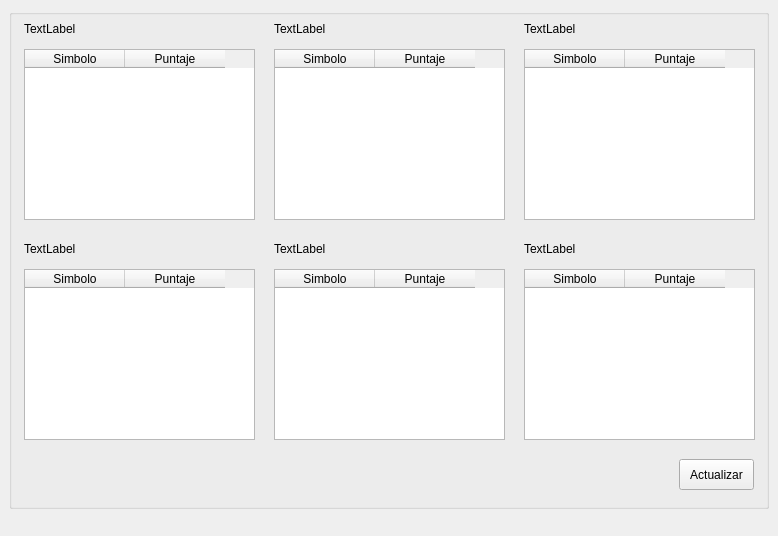
<?xml version="1.0" encoding="UTF-8"?>
<ui version="4.0">
 <class>MainWindow</class>
 <widget class="QMainWindow" name="MainWindow">
  <property name="geometry">
   <rect>
    <x>0</x>
    <y>0</y>
    <width>778</width>
    <height>536</height>
   </rect>
  </property>
  <property name="maximumSize">
   <size>
    <width>778</width>
    <height>536</height>
   </size>
  </property>
  <property name="windowTitle">
   <string>Hidalgo Trading Tool - Rankings</string>
  </property>
  <property name="windowIcon">
   <iconset>
    <normaloff>icono.ico</normaloff>icono.ico</iconset>
  </property>
  <widget class="QWidget" name="centralwidget">
   <layout class="QGridLayout" name="gridLayout_2">
    <item row="0" column="0">
     <widget class="QScrollArea" name="mainScrollArea">
      <property name="sizePolicy">
       <sizepolicy hsizetype="Expanding" vsizetype="Expanding">
        <horstretch>0</horstretch>
        <verstretch>0</verstretch>
       </sizepolicy>
      </property>
      <property name="minimumSize">
       <size>
        <width>0</width>
        <height>0</height>
       </size>
      </property>
      <property name="maximumSize">
       <size>
        <width>16777215</width>
        <height>16777215</height>
       </size>
      </property>
      <property name="frameShape">
       <enum>QFrame::NoFrame</enum>
      </property>
      <property name="lineWidth">
       <number>0</number>
      </property>
      <property name="widgetResizable">
       <bool>true</bool>
      </property>
      <property name="alignment">
       <set>Qt::AlignLeading|Qt::AlignLeft|Qt::AlignTop</set>
      </property>
      <widget class="QWidget" name="scrollAreaWidgetContents">
       <property name="geometry">
        <rect>
         <x>0</x>
         <y>0</y>
         <width>760</width>
         <height>500</height>
        </rect>
       </property>
       <property name="sizePolicy">
        <sizepolicy hsizetype="Fixed" vsizetype="Fixed">
         <horstretch>0</horstretch>
         <verstretch>0</verstretch>
        </sizepolicy>
       </property>
       <layout class="QGridLayout" name="gridLayout">
        <property name="leftMargin">
         <number>0</number>
        </property>
        <property name="topMargin">
         <number>0</number>
        </property>
        <property name="rightMargin">
         <number>0</number>
        </property>
        <property name="bottomMargin">
         <number>0</number>
        </property>
        <property name="spacing">
         <number>0</number>
        </property>
        <item row="0" column="0">
         <widget class="QGroupBox" name="mainGroupBox">
          <property name="enabled">
           <bool>true</bool>
          </property>
          <property name="sizePolicy">
           <sizepolicy hsizetype="Fixed" vsizetype="Fixed">
            <horstretch>0</horstretch>
            <verstretch>0</verstretch>
           </sizepolicy>
          </property>
          <property name="minimumSize">
           <size>
            <width>760</width>
            <height>500</height>
           </size>
          </property>
          <property name="maximumSize">
           <size>
            <width>760</width>
            <height>500</height>
           </size>
          </property>
          <property name="styleSheet">
           <string notr="true"/>
          </property>
          <property name="title">
           <string/>
          </property>
          <property name="alignment">
           <set>Qt::AlignLeading|Qt::AlignLeft|Qt::AlignTop</set>
          </property>
          <property name="flat">
           <bool>false</bool>
          </property>
          <property name="checkable">
           <bool>false</bool>
          </property>
          <widget class="QTableWidget" name="tbw_criterio1">
           <property name="geometry">
            <rect>
             <x>15</x>
             <y>40</y>
             <width>231</width>
             <height>171</height>
            </rect>
           </property>
           <column>
            <property name="text">
             <string>Simbolo</string>
            </property>
           </column>
           <column>
            <property name="text">
             <string>Puntaje</string>
            </property>
           </column>
          </widget>
          <widget class="QLabel" name="lbl_criterio1">
           <property name="geometry">
            <rect>
             <x>15</x>
             <y>10</y>
             <width>211</width>
             <height>20</height>
            </rect>
           </property>
           <property name="text">
            <string>TextLabel</string>
           </property>
          </widget>
          <widget class="QTableWidget" name="tbw_criterio2">
           <property name="geometry">
            <rect>
             <x>265</x>
             <y>40</y>
             <width>231</width>
             <height>171</height>
            </rect>
           </property>
           <column>
            <property name="text">
             <string>Simbolo</string>
            </property>
           </column>
           <column>
            <property name="text">
             <string>Puntaje</string>
            </property>
           </column>
          </widget>
          <widget class="QLabel" name="lbl_criterio2">
           <property name="geometry">
            <rect>
             <x>265</x>
             <y>10</y>
             <width>211</width>
             <height>20</height>
            </rect>
           </property>
           <property name="text">
            <string>TextLabel</string>
           </property>
          </widget>
          <widget class="QLabel" name="lbl_criterio3">
           <property name="geometry">
            <rect>
             <x>515</x>
             <y>10</y>
             <width>211</width>
             <height>20</height>
            </rect>
           </property>
           <property name="text">
            <string>TextLabel</string>
           </property>
          </widget>
          <widget class="QTableWidget" name="tbw_criterio3">
           <property name="geometry">
            <rect>
             <x>515</x>
             <y>40</y>
             <width>231</width>
             <height>171</height>
            </rect>
           </property>
           <column>
            <property name="text">
             <string>Simbolo</string>
            </property>
           </column>
           <column>
            <property name="text">
             <string>Puntaje</string>
            </property>
           </column>
          </widget>
          <widget class="QTableWidget" name="tbw_criterio4">
           <property name="geometry">
            <rect>
             <x>15</x>
             <y>260</y>
             <width>231</width>
             <height>171</height>
            </rect>
           </property>
           <column>
            <property name="text">
             <string>Simbolo</string>
            </property>
           </column>
           <column>
            <property name="text">
             <string>Puntaje</string>
            </property>
           </column>
          </widget>
          <widget class="QLabel" name="lbl_criterio4">
           <property name="geometry">
            <rect>
             <x>15</x>
             <y>230</y>
             <width>211</width>
             <height>20</height>
            </rect>
           </property>
           <property name="text">
            <string>TextLabel</string>
           </property>
          </widget>
          <widget class="QTableWidget" name="tbw_criterio6">
           <property name="geometry">
            <rect>
             <x>515</x>
             <y>260</y>
             <width>231</width>
             <height>171</height>
            </rect>
           </property>
           <column>
            <property name="text">
             <string>Simbolo</string>
            </property>
           </column>
           <column>
            <property name="text">
             <string>Puntaje</string>
            </property>
           </column>
          </widget>
          <widget class="QLabel" name="lbl_criterio5">
           <property name="geometry">
            <rect>
             <x>265</x>
             <y>230</y>
             <width>211</width>
             <height>20</height>
            </rect>
           </property>
           <property name="text">
            <string>TextLabel</string>
           </property>
          </widget>
          <widget class="QTableWidget" name="tbw_criterio5">
           <property name="geometry">
            <rect>
             <x>265</x>
             <y>260</y>
             <width>231</width>
             <height>171</height>
            </rect>
           </property>
           <column>
            <property name="text">
             <string>Simbolo</string>
            </property>
           </column>
           <column>
            <property name="text">
             <string>Puntaje</string>
            </property>
           </column>
          </widget>
          <widget class="QLabel" name="lbl_criterio6">
           <property name="geometry">
            <rect>
             <x>515</x>
             <y>230</y>
             <width>211</width>
             <height>20</height>
            </rect>
           </property>
           <property name="text">
            <string>TextLabel</string>
           </property>
          </widget>
          <widget class="QPushButton" name="pbtn_actualizar">
           <property name="geometry">
            <rect>
             <x>670</x>
             <y>450</y>
             <width>75</width>
             <height>31</height>
            </rect>
           </property>
           <property name="text">
            <string>Actualizar</string>
           </property>
          </widget>
         </widget>
        </item>
       </layout>
      </widget>
     </widget>
    </item>
   </layout>
  </widget>
 </widget>
 <resources/>
 <connections/>
</ui>
